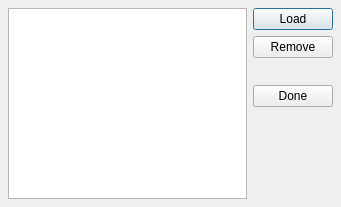
<ui version="4.0" >
 <author></author>
 <comment></comment>
 <exportmacro></exportmacro>
 <class>pqCompoundProxyWizard</class>
 <widget class="QDialog" name="pqCompoundProxyWizard" >
  <property name="geometry" >
   <rect>
    <x>0</x>
    <y>0</y>
    <width>341</width>
    <height>207</height>
   </rect>
  </property>
  <property name="windowTitle" >
   <string>Dialog</string>
  </property>
  <layout class="QGridLayout" >
   <property name="margin" >
    <number>8</number>
   </property>
   <property name="spacing" >
    <number>6</number>
   </property>
   <item row="0" column="0" >
    <widget class="QListWidget" name="listWidget" />
   </item>
   <item row="0" column="1" >
    <layout class="QVBoxLayout" >
     <property name="margin" >
      <number>0</number>
     </property>
     <property name="spacing" >
      <number>6</number>
     </property>
     <item>
      <widget class="QPushButton" name="LoadButton" >
       <property name="text" >
        <string>Load</string>
       </property>
      </widget>
     </item>
     <item>
      <widget class="QPushButton" name="RemoveButton" >
       <property name="text" >
        <string>Remove</string>
       </property>
      </widget>
     </item>
     <item>
      <spacer>
       <property name="orientation" >
        <enum>Qt::Vertical</enum>
       </property>
       <property name="sizeType" >
        <enum>QSizePolicy::Fixed</enum>
       </property>
       <property name="sizeHint" >
        <size>
         <width>20</width>
         <height>21</height>
        </size>
       </property>
      </spacer>
     </item>
     <item>
      <widget class="QPushButton" name="DoneButton" >
       <property name="text" >
        <string>Done</string>
       </property>
      </widget>
     </item>
     <item>
      <spacer>
       <property name="orientation" >
        <enum>Qt::Vertical</enum>
       </property>
       <property name="sizeType" >
        <enum>QSizePolicy::Expanding</enum>
       </property>
       <property name="sizeHint" >
        <size>
         <width>20</width>
         <height>40</height>
        </size>
       </property>
      </spacer>
     </item>
    </layout>
   </item>
  </layout>
 </widget>
 <pixmapfunction></pixmapfunction>
 <resources/>
 <connections>
  <connection>
   <sender>DoneButton</sender>
   <signal>clicked()</signal>
   <receiver>pqCompoundProxyWizard</receiver>
   <slot>accept()</slot>
   <hints>
    <hint type="sourcelabel" >
     <x>300</x>
     <y>119</y>
    </hint>
    <hint type="destinationlabel" >
     <x>304</x>
     <y>151</y>
    </hint>
   </hints>
  </connection>
 </connections>
</ui>
